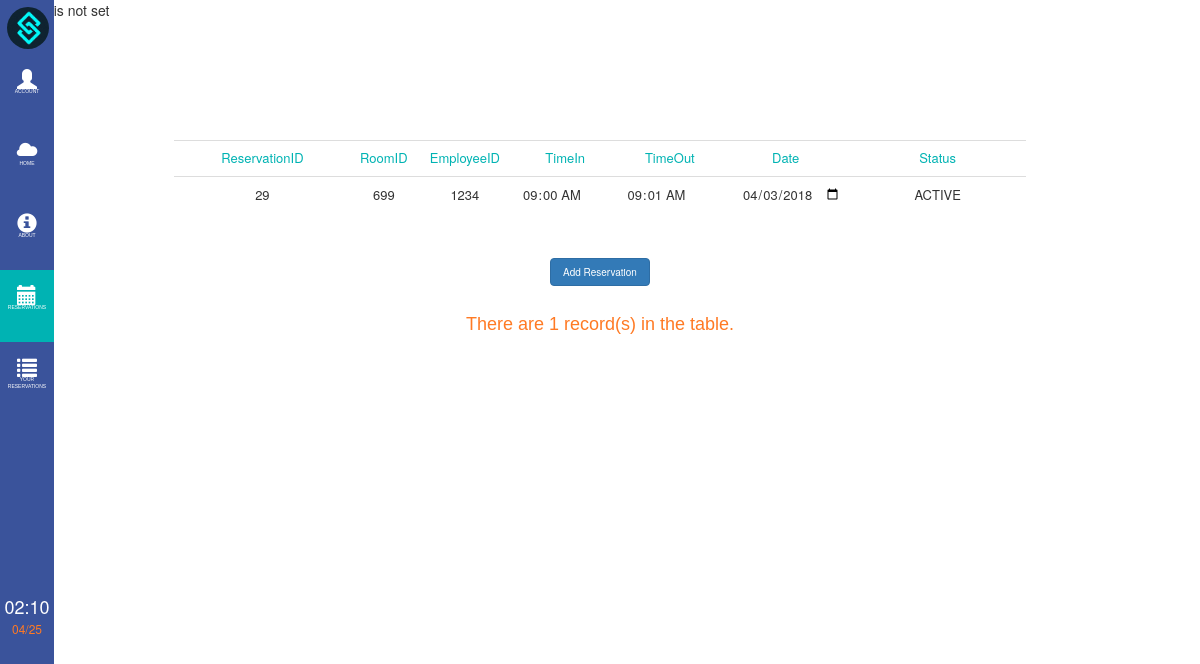
Page /user_schedtable.php (signed in) on the committed database.
### tables this page shows
CREATE TABLE `tbl_sched` (
  `id` int(11) NOT NULL,
  `room_id` varchar(5) NOT NULL,
  `emp_id` varchar(5) NOT NULL,
  `time_in` time NOT NULL,
  `time_out` time NOT NULL,
  `date` date NOT NULL,
  `u_code` varchar(5) NOT NULL,
  `Status` tinyint(1) NOT NULL
);

### user_schedtable.php (the view, shortened to what this page needs)
<html>
<head>
    <link rel="stylesheet" href="css/bootstrap.min.css">
    <link rel="stylesheet" href="bren/side_bar.css" type="text/css">
    <link rel="stylesheet" href="mika/about.css" type="text/css">
    <link rel="stylesheet" href="mika/reservation.css" type="text/css">
</head>
<body onload="startTime()">
<?php
if (isset($_SESSION["count"])){
    echo "Count: ".$_SESSION["count"];
    echo "Selected ".$_SESSION["selected"];
}else{
    echo "Session is not set";
}
?>
<div class="sidebar">
    <ul>
        <li> <img src ='logo3.png' style="width: 78%; border-radius: 100%; margin-left: 7px; margin-top: 7px; margin-bottom: 5px"></li>
        <li><a onclick="return openaccNav()"><span class="glyphicon glyphicon-user"></span><span class="menu_label">Account</span></a></li>
        <li><a href="userpage.php"><span class="glyphicon glyphicon-cloud"></span><span class="menu_label">Home</span></a></li>
        <li><a href="aboutususer.php"><span class="glyphicon glyphicon-info-sign"></span><span class="menu_label">About</span></a></li>
        <li> <div class="selected"><a href="user_schedtable.php"><span class="glyphicon glyphicon-calendar"></span><span class="menu_label">Reservations</span></a></div></li>
        <li><a href="user_reservation.php"><span class="glyphicon glyphicon-list"></span><span class="menu_label">Your Reservations</span></a></li>
        <li><div id="time" style="padding-top:180px; font-size: 18px; color:white;text-align: center"></div> </li>
        <li><div id="date" style=" font-size: 12px; color:#ff7a24; text-align: center"></div> </li></ul>
</div>
<div class="container">
        <table class="table">
            <tr class="headers" style="color:#00b3b3">
                <td>ReservationID</td>
                <td>RoomID</td>
                <td>EmployeeID</td>
                <td>TimeIn</td>
                <td>TimeOut</td>
                <td>Date</td>
                <td>Status</td>
            </tr>
            <?php
            include 'connect.php';
            $sql ="select * from tbl_sched order by id";
            $res = mysqli_query($con, $sql);
            while($row= mysqli_fetch_array($res))
            {
            ?>
            <form <?php echo ($_SESSION["count"]==2) ? 'method=\'post\' action=\'cell_edit.php\'' : '' ?>>
            <tr>
                <td><input class="<?php echo 'cell'.$row['id']?> table_cell" name="reserv_id" id="reserv_id" value=<?php echo $row['id']; ?> readonly></td>
                <td><input class="<?php echo 'cell'.$row['id']?> table_cell" name="room_id" id="room_id" value=<?php echo $row['room_id']; ?> readonly> </td>
                <td><input class="table_cell <?php echo 'cell'.$row['id']?>" name="emp_id" id="emp_id" value=<?php echo $row['emp_id']; ?>  readonly></td>
                <td><input type="time" class="table_cell <?php echo 'cell'.$row['id']?>" name="time_in" value=<?php echo $row['time_in']; ?> readonly></td>
                <td><input type="time" class="table_cell <?php echo 'cell'.$row['id']?>" name="time_out" value=<?php echo $row['time_out']; ?>  readonly></td>
                <td><input type="date" class="table_cell <?php echo 'cell'.$row['id']?>" name="date" value=<?php echo $row['date']; ?>  readonly"></td>
                <td><input class="<?php echo 'cell'.$row['id']?> table_cell" name="status" id="status" value=<?php
                    if ($row['Status'] == 1){
                        echo 'ACTIVE';
                    }
                    else if ($row['Status'] == 0) {
                        echo 'INACTIVE';
                    }
                ?>  readonly></td>
            </tr>
            </form>
            <?php
            }
            ?>
        </table>
    <a onclick="return PopupCenter('addsched_user.php','Update Profile ','900','500'); "> <button class="btn btn-primary" style="margin-top: 45px">Add Reservation</button></a><br>
        <font size="4" face="arial"  color="#ff7a24">
            <?php
            include 'connect.php';
            $result = mysqli_query($con,"select * from tbl_sched");
            $rows = mysqli_num_rows($result);
            echo "<br>";
            echo "There are " . $rows . " record(s) in the table. ";
            ?>
        </font>
</div>
</body>
</html>

### bren/side_bar.css (style rules this page uses)
ul { list-style-type: none; margin: 0; padding: 0; z-index: 1; top: 0; left: 0; overflow-x: hidden; width: 4.5%; background: #3A539B; height: 100%; position: fixed; overflow: auto; }
li a { display: block; color: #FFF; padding: 14px 4px; text-decoration: none; font-family: sans-serif; width: 100%; height:9%; text-align: center; }
body,html { margin: 0; margin-top: 0; padding: 0; }
.menu_label { font-size: 0.5rem; display: block; text-transform: uppercase; }
.glyphicon { font-size: 20px; }
.selected { background-color: #00b3b3; color: white; }

### Mika/about.css (style rules this page uses)
.btn { font-size: 10px; }

### Mika/reservation.css (style rules this page uses)
.table { width: 30%; margin: 0 auto; }
.container { margin-top: 10%; text-align: center; }
.headers { color: #ff7a24; text-align: center; font-size: medium; }
td { font-size: small; }
.table_cell { background: transparent; border: none; text-align: center; }

### rows in the picture
tbl_sched: reserv_id "29", room_id "699", emp_id "1234", time_in "09:00:00", time_out "09:01:00", date "04/03/2018", status "ACTIVE"

### other values in the picture
$rows "1"
